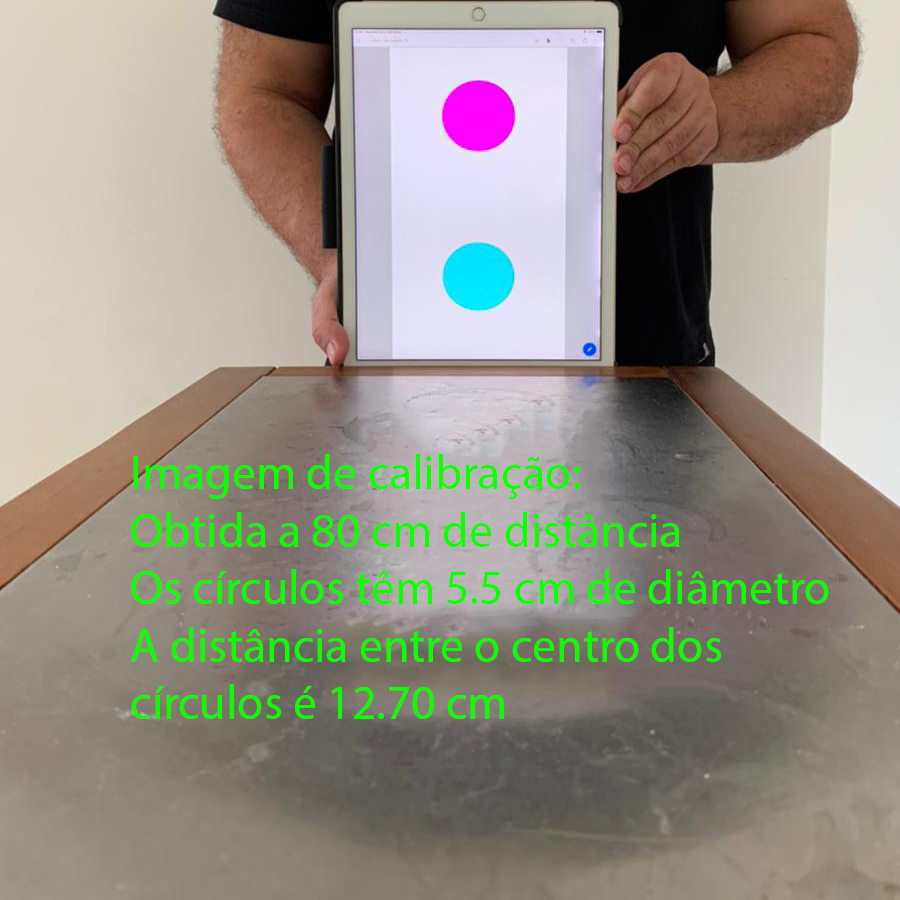
#> input picture robot-aps2-terca02/calib01.jpg, 900 x 900 px; the run also reads 1 picture not shown here
$ jupyter execute Atividade2.ipynb
#> lines starting #> are read from the running program, lines starting #| are printed output that depends on the picture; after the words box and inside, x2 and y2 are one past the last pixel; in counts of white or black regions, pixels touching at a corner belong together; long printed decimals are rounded
### robot-aps2-terca02/fotogrametria.py
#!/usr/bin/python
# -*- coding: utf-8 -*-

# Este NÃO é um programa ROS

from __future__ import print_function, division

import cv2
import os
import sys
import os.path
import numpy as np
import math


# [146 lines left out: functions encontrar_foco, segmenta_circulo_ciano, segmenta_circulo_magenta, encontrar_maior_contorno, encontrar_centro_contorno, calcular_h and 4 more, not called in this run]

### robot-aps2-terca02/Atividade2.ipynb
# Atividade 2 - Visão Computacional

[cell 1]
import cv2
import numpy as np
import matplotlib.pyplot as plt
import fotogrametria
import sys

if (sys.version_info > (3, 0)):
    # Modo Python 3
    import importlib
    importlib.reload(fotogrametria) # Para garantir que o Jupyter sempre relê seu trabalho
else:
    # Modo Python 2
    reload(fotogrametria)

**Deadline: 15/03**

O entregável de toda esta atividade vai ser um código-fonte em *Python*.

Vocês *devem* fazer vídeos demonstrando o resultado e a postar (pode ser privadamente) no YouTube.  Para quem usar Linux o atalho para gravar é Ctrl + Alt + Shift + R

Você pode entregar enviando o código para o Github e postando o vídeo *ou* mostrando ao vivo aos professores

**Não programe no Jupyter** - use um programa Python

Esta entrega vai ser via questionários no Blackboard, em que os links dos vídeos serão entregues. **O código deve ir via Github classroom**.

Você deve ter uma folha com o padrão anexo.
*Dica:* Se não tiver, é possível fazer também com um tablet ou *smartphone*


## Parte 1 - calibração

Ouça a explicação do professor sobre o modelo de câmera *pinhole*  e desenhe a medida $f$ que separa o plano focal da pupila da câmera

Modifique a função `encontrar_foco` do arquivo [fotogrametria.py](fotogrametria.py) para calcular o foco, teste sua função com a celula abaixo

[cell 2]
f = fotogrametria.encontrar_foco(80,12.70,100)
print(f)
# Saida Esperada:
# 629.9212598425197

## Parte 2
### Segmentar os Circulos
Modifique a função `segmenta_circulo_ciano` e `segmenta_circulo_magenta` do arquivo [fotogrametria.py](fotogrametria.py) para segmentar os circulos cianos e magenta

[cell 3]
img = cv2.imread("calib01.jpg")
#> img is the input picture: shape (900, 900, 3); mean B, G, R 133.4, 146.4, 149.6
hsv = cv2.cvtColor(img, cv2.COLOR_BGR2HSV)
#> hsv: shape (900, 900, 3); mean H, S, V 41.8, 49.6, 159.8

segmentado_ciano = fotogrametria.segmenta_circulo_ciano(hsv)
#> in segmenta_circulo_ciano, `mask = cv2.inRange(hsv, hsv1, hsv2)`: mask: shape (900, 900); 0.46% white; 1 white region, box (x1, y1, x2, y2) and area: (443, 243, 514, 310) 3758
segmentado_magenta = fotogrametria.segmenta_circulo_magenta(hsv)
#> in segmenta_circulo_magenta, `mask = cv2.inRange(hsv, hsv1, hsv2)`: mask: shape (900, 900); 0.49% white; 1 white region

f, ax = plt.subplots(1, 3, figsize=(16,6))

ax[0].imshow(cv2.cvtColor(img, cv2.COLOR_BGR2RGB))
ax[1].imshow(segmentado_ciano, cmap="Greys_r")
ax[2].imshow(segmentado_magenta, cmap="Greys_r")

ax[0].set_title('original')
ax[1].set_title('segmentado_ciano')
ax[2].set_title('segmentado_magenta')

ax[0].axis('off')
ax[1].axis('off')
ax[2].axis('off')

plt.show()
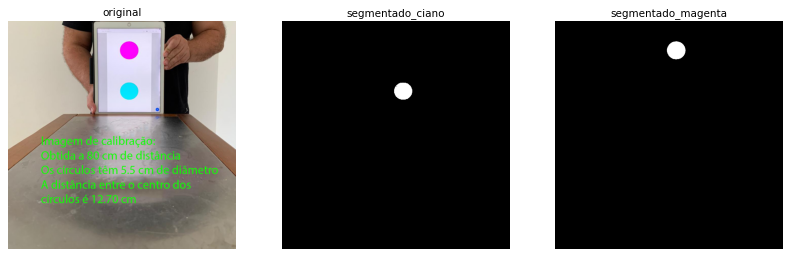
#> figure drawn by matplotlib, 3 panels

# Saida Esperada:
# Uma imagem com o circulo ciano em branco e outro com o magenta

## Parte 3
### Encontrar o maior contorno para cada um dos Circulos
Modifique a função `encontrar_maior_contorno` do arquivo [fotogrametria.py](fotogrametria.py) para calcular apenas o maior contorno do circulo ciano e o maior contorno do circulo magenta.

[cell 4]
# Desenhar os Contornos
    # Ciano
ccontorno_ciano = fotogrametria.encontrar_maior_contorno(segmentado_ciano)
#> in encontrar_maior_contorno, `contornos, arvore = cv2.findContours( segmentado.copy(), cv2.RETR_TREE..`: contornos = 3 contours, 2 with area under 20; largest, box (x1, y1, x2, y2) and area: (443, 243, 514, 310) 3654; arvore = [[-1, -1, 1, -1], [2, -1, -1, 0], [-1, 1, -1, 0]]
#> the loop in encontrar_maior_contorno, `for c in contornos:` made 3 passes
#> after the loop in encontrar_maior_contorno, `for c in contornos:`: maior = contour of 115 points, box (x1, y1, x2, y2) (443, 243, 514, 310), area 3654; maior_area = 3654
#> ccontorno_ciano has the same summary as maior in encontrar_maior_contorno
contornos_img = img.copy()
cv2.drawContours(contornos_img, [ccontorno_ciano], -1, [0, 0, 255], 3)

    # Magenta
contorno_magenta = fotogrametria.encontrar_maior_contorno(segmentado_magenta)
#> in encontrar_maior_contorno (call 2), `contornos, arvore = cv2.findContours( segmentado.copy(), cv2.RETR_TREE..`: contornos = 1 contour; box (x1, y1, x2, y2) and area: (442, 80, 515, 151) 3898; arvore = [[-1, -1, -1, -1]]
#> the loop in encontrar_maior_contorno (call 2), `for c in contornos:` made 1 pass
#> contorno_magenta = contour of 124 points, box (x1, y1, x2, y2) (442, 80, 515, 151), area 3898

cv2.drawContours(contornos_img, [contorno_magenta], -1, [255, 0, 0], 3)

plt.axis('off')
plt.imshow(cv2.cvtColor(contornos_img, cv2.COLOR_BGR2RGB))

# Saida Esperada:
# Uma imagem com o um contorno desenhado em ambos os circulos (Circulo vemermelho no ciano e azul no magenta)

## Parte 4

### Com os contornos, calcular o centro dos círculos
Modifique a função `encontrar_centro_contorno` do arquivo [fotogrametria.py](fotogrametria.py) para calcular a posição, em pixel, do centro de cada circulo.

[cell 5]
# Encontrar Centro dos contornos

centro_ciano = fotogrametria.encontrar_centro_contorno(ccontorno_ciano)
#> in encontrar_centro_contorno, `M = cv2.moments(contorno)`: M = moments, m00 3654, centre m10/m00, m01/m00 = (477.9, 276.3)
#> in encontrar_centro_contorno, `cX = int(M["m10"] / M["m00"])`: cX = 477
#> in encontrar_centro_contorno, `cY = int(M["m01"] / M["m00"])`: cY = 276
#> centro_ciano = (477, 276)
centro_magenta = fotogrametria.encontrar_centro_contorno(contorno_magenta)
#> centro_magenta = (478, 115)

cv2.line(contornos_img, centro_ciano, centro_magenta, (0, 255, 0), thickness=3, lineType=8)

plt.axis('off')
plt.imshow(cv2.cvtColor(contornos_img, cv2.COLOR_BGR2RGB))

# Saida Esperada:
# Uma imagem uma linha no conectando o centros dos circulos

## Parte 5

### Calcular a distancia entre os círculos
Modifique a função `calcular_h` do arquivo [fotogrametria.py](fotogrametria.py) para calcular o valor da distancia vertical entre os circulos e com isso, calcular o foco da camera.

[cell 6]
h = fotogrametria.calcular_h(centro_ciano, centro_magenta)
#> in calcular_h, `x1, y1 = centro_ciano`: x1 = 477; y1 = 276
#> in calcular_h, `x2, y2 = centro_magenta`: x2 = 478; y2 = 115
#> in calcular_h, `h = math.sqrt((x1-x2)**2 + (y1-y2)**2)`: h = 161
#> h = 161

print('Distancia entre os circulos = %s'%h)
#| Distancia entre os circulos = 161
f = fotogrametria.encontrar_foco(80,12.70,h)
#> f = 1014.2

print('Distancia focal = %s'%f)
#| Distancia focal = 1014.173

# Saida Esperada:
# Distancia entre os circulos = 161
# Distancia focal = 1014.1732283464568

## Parte 6

### Calcular até a imagem
Agora, utilizando o foco encontrado e as funções para calcular a distancia dos circulos, modifique as funções `calcular_distancia_entre_circulos` e `encontrar_distancia` do arquivo [fotogrametria.py](fotogrametria.py) para calcular a distancia entre os circulos, e com o foco, a distancia, em cm, até a imagem.

[cell 7]
img_test = cv2.imread("test01.jpg")
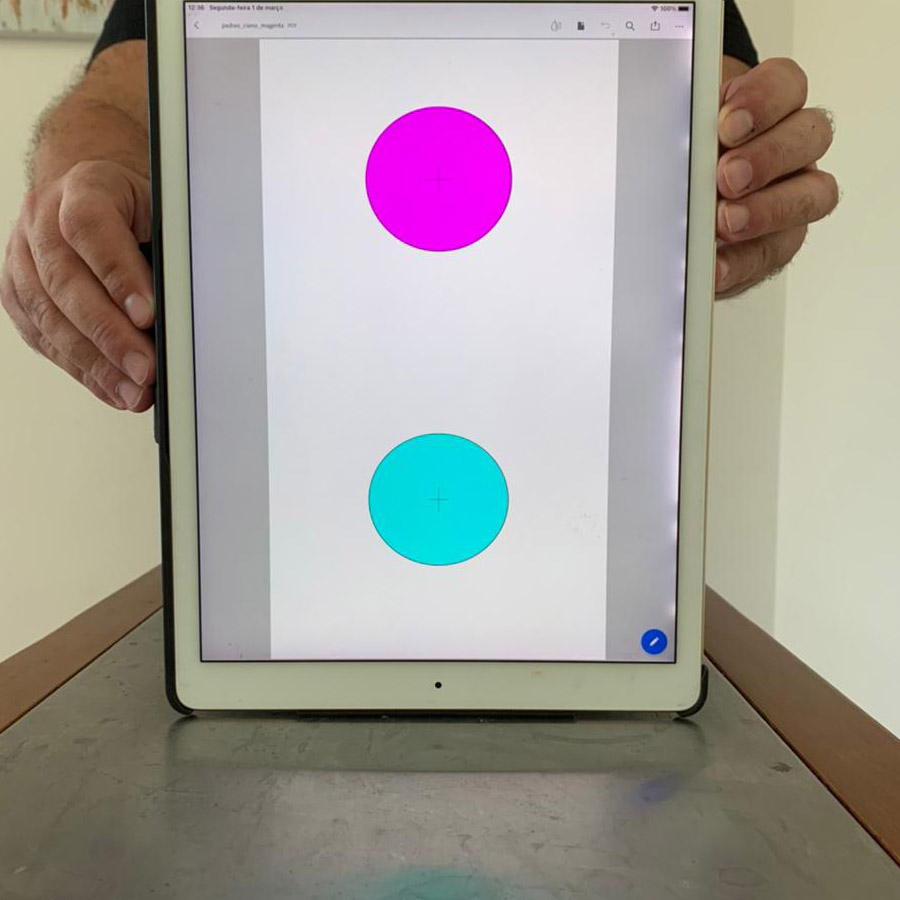
#> input picture robot-aps2-terca02/test01.jpg, 900 x 900 px
#> img_test is the input picture: shape (900, 900, 3); mean B, G, R 151.2, 156.6, 162.8

h, centro_ciano, centro_magenta, contornos_img = fotogrametria.calcular_distancia_entre_circulos(img_test)
#> in calcular_distancia_entre_circulos, `hsv = cv2.cvtColor(img, cv2.COLOR_BGR2HSV)`: hsv: shape (900, 900, 3); mean H, S, V 62.4, 48.3, 169
#> in segmenta_circulo_ciano (call 2), `mask = cv2.inRange(hsv, hsv1, hsv2)`: mask: shape (900, 900); 1.8% white; 1 white region, box (x1, y1, x2, y2) and area: (369, 434, 508, 566) 14431
#> in segmenta_circulo_magenta (call 2), `mask = cv2.inRange(hsv, hsv1, hsv2)`:
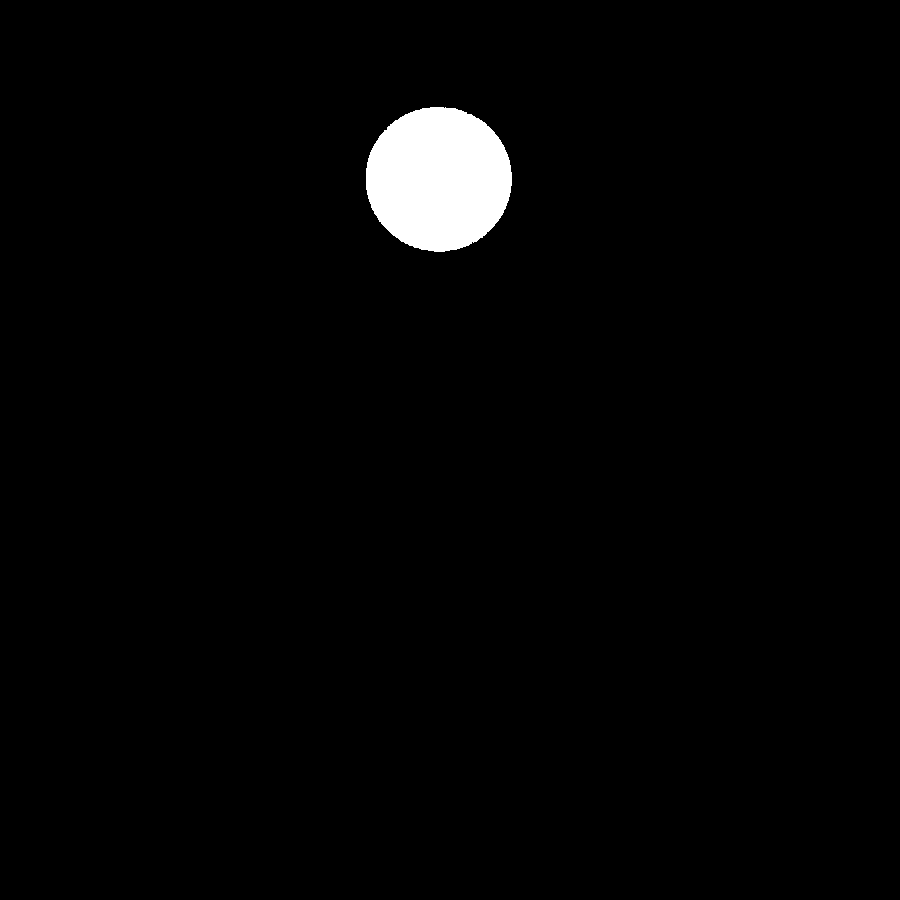
#> mask: shape (900, 900); 2.1% white; 1 white region
#> in encontrar_maior_contorno (call 3), `contornos, arvore = cv2.findContours( segmentado.copy(), cv2.RETR_TREE..`: contornos = 1 contour; box (x1, y1, x2, y2) and area: (369, 434, 508, 566) 14228
#> in calcular_distancia_entre_circulos, `contorno_ciano = encontrar_maior_contorno(segmentado_ciano)`: contorno_ciano = contour of 204 points, box (x1, y1, x2, y2) (369, 434, 508, 566), area 14228
#> in encontrar_maior_contorno (call 4), `contornos, arvore = cv2.findContours( segmentado.copy(), cv2.RETR_TREE..`: contornos = 1 contour; box (x1, y1, x2, y2) and area: (366, 107, 512, 252) 16403
#> in calcular_distancia_entre_circulos, `contorno_magenta = encontrar_maior_contorno(segmentado_magenta)`: contorno_magenta = contour of 202 points, box (x1, y1, x2, y2) (366, 107, 512, 252), area 16403
#> in calcular_distancia_entre_circulos, `centro_ciano = encontrar_centro_contorno(contorno_ciano)`: centro_ciano = (437, 499)
#> in calcular_distancia_entre_circulos, `centro_magenta = encontrar_centro_contorno(contorno_magenta)`: centro_magenta = (438, 178)
#> in calcular_distancia_entre_circulos, `h = calcular_h(centro_ciano, centro_magenta)`: h = 321
#> h = 321; centro_ciano = (437, 499); centro_magenta = (438, 178)
d = fotogrametria.encontrar_distancia(f,12.70,h)
#> in encontrar_distancia, `D = (f*H)/h`: D = 40.12
#> d = 40.12

print('Distancia ate a imagem = %s'%d)
#| Distancia ate a imagem = 40.125

# Saida Esperada:
# Distancia ate a imagem = 40.124610591900314

## Parte 7

### Calcular angulo
Modifique a função `calcular_angulo_com_horinzontal_da_imagem` do arquivo [fotogrametria.py](fotogrametria.py) para calcular o angulo dos circulos com relação a horizontal da imagem

[cell 8]
img_test = cv2.imread("angulo04.jpg")
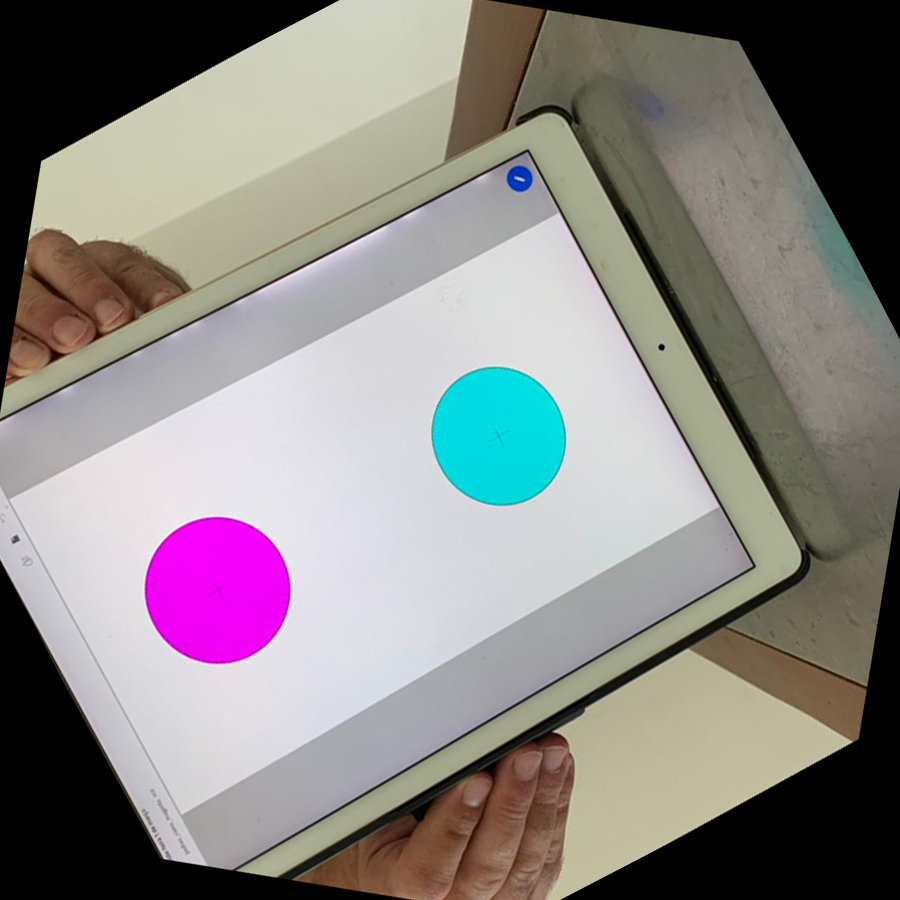
#> input picture robot-aps2-terca02/angulo04.jpg, 900 x 900 px
#> img_test is the input picture: shape (900, 900, 3); mean B, G, R 132.6, 134.2, 138.4

h, centro_ciano, centro_magenta, contornos_img = fotogrametria.calcular_distancia_entre_circulos(img_test)
#> in calcular_distancia_entre_circulos (call 2), `hsv = cv2.cvtColor(img, cv2.COLOR_BGR2HSV)`: hsv: shape (900, 900, 3); mean H, S, V 57.8, 37.4, 144.5
#> in segmenta_circulo_ciano (call 3), `mask = cv2.inRange(hsv, hsv1, hsv2)`: mask: shape (900, 900); 1.8% white; 1 white region, box (x1, y1, x2, y2) and area: (432, 367, 566, 506) 14440
#> in segmenta_circulo_magenta (call 3), `mask = cv2.inRange(hsv, hsv1, hsv2)`: mask: shape (900, 900); 2.1% white; 1 white region
#> in encontrar_maior_contorno (call 5), `contornos, arvore = cv2.findContours( segmentado.copy(), cv2.RETR_TREE..`: contornos = 2 contours, 1 with area under 20; largest, box (x1, y1, x2, y2) and area: (432, 367, 566, 506) 14246; arvore = [[-1, -1, 1, -1], [-1, -1, -1, 0]]
#> in encontrar_maior_contorno (call 6), `contornos, arvore = cv2.findContours( segmentado.copy(), cv2.RETR_TREE..`: contornos = 1 contour; box (x1, y1, x2, y2) and area: (145, 517, 290, 664) 16408; arvore = [[-1, -1, -1, -1]]
#> h = 320; centro_ciano = (498, 435); centro_magenta = (217, 589)
d = fotogrametria.encontrar_distancia(f,12.70,h)
#> d = 40.25

angulo = fotogrametria.calcular_angulo_com_horinzontal_da_imagem(centro_ciano, centro_magenta)
#> in calcular_angulo_com_horinzontal_da_imagem, `x1, y1 = centro_ciano`: x1 = 498; y1 = 435
#> in calcular_angulo_com_horinzontal_da_imagem, `x2, y2 = centro_magenta`: x2 = 217; y2 = 589
#> in calcular_angulo_com_horinzontal_da_imagem, `h = calcular_h(centro_ciano, centro_magenta)`: h = 320
#> in calcular_angulo_com_horinzontal_da_imagem, `angulo = math.degrees(math.acos((x1-x2)/h))`: angulo = 28.58
#> angulo = 28.58

print('Angulo de %s graus'%angulo)
#| Angulo de 28.583 graus

# Saida Esperada:
# angulo01.jpg: Angulo de 90.0 graus
# angulo02.jpg: Angulo de 141.98362315755637 graus
# angulo03.jpg: Angulo de 178.92917554521327 graus
# angulo04.jpg: Angulo de 28.72462296098617 graus

# Parte 8

Aplique Hough Circles para encontrar o centro e raio dos círculos presentes na imagem.

Sua função deve desenhar na imagem os círculos encontrados e desenhá-los na tela. Faça na função `encontrar_circulos`

[cell 9]
img = cv2.imread("angulo02.jpg")
output = fotogrametria.encontrar_circulos(img)
#> in encontrar_circulos, `v = np.median(gray)`: v = 163
#> in encontrar_circulos, `lower = int(max(0, (1.0 - sigma) * v))`: lower = 109
#> in encontrar_circulos, `upper = int(min(255, (1.0 + sigma) * v))`: upper = 216
#> in encontrar_circulos, `bordas = cv2.Canny(gray, lower, upper)`: bordas: shape (900, 900); 2.2% white in thin lines or dots
#> in encontrar_circulos, `circles = cv2.HoughCircles(bordas, cv2.HOUGH_GRADIENT, 2, 40, param1=5..`: circles = [[655, 275, 73.2], [403, 469, 68]]
#> in encontrar_circulos, `circles = np.uint16(np.around(circles))`: circles = [[655, 275, 73], [403, 469, 68]]
#> output = [[655, 275, 73], [403, 469, 68]]

for i in output[0,:]:
    # Desenhnado o contorno do circulo
    cv2.circle(img,(i[0],i[1]),i[2],(0,0,255),3)
    # Desenhando o centro do circulo
    cv2.circle(img,(i[0],i[1]),3,(255,0,0),3)
#> this loop made 2 passes
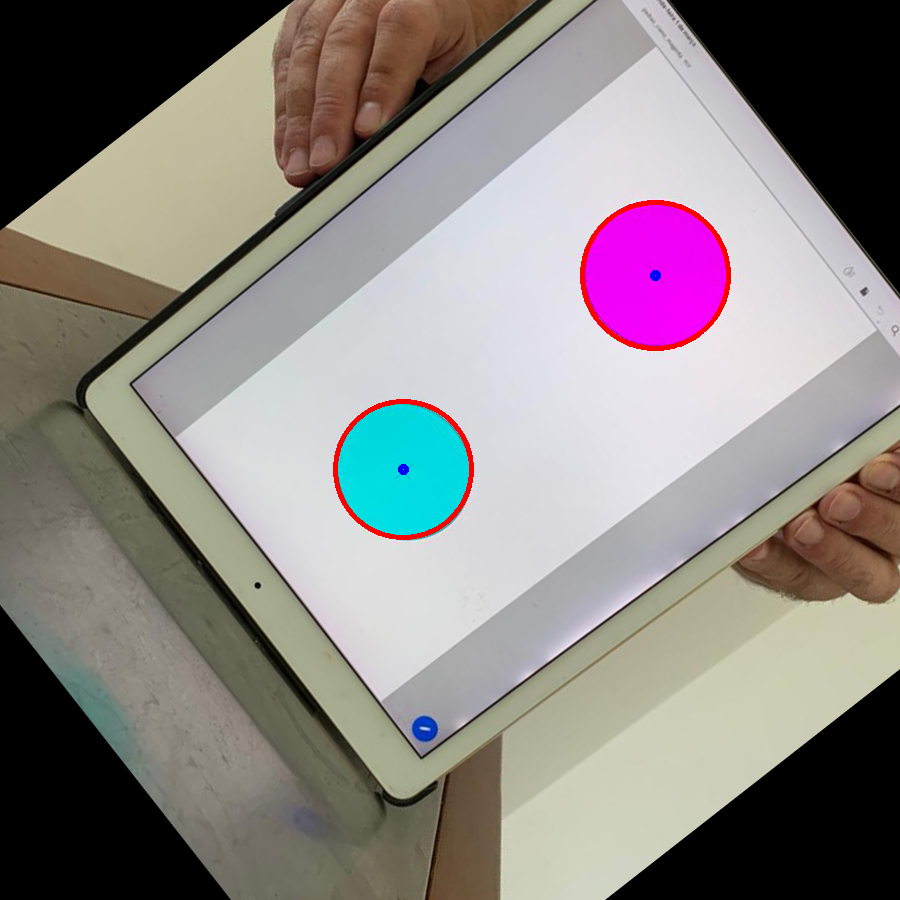
#> img: shape (900, 900, 3); mean B, G, R 132.5, 134.6, 140.1

plt.imshow(cv2.cvtColor(img, cv2.COLOR_BGR2RGB));

## Parte 9

### Repetir para um stream de video
Agora, modifique a função `calcular_e_desenhar_na_image_da_webcam` do arquivo [webcam.py](webcam.py) e repita todos os passos anteriores em um stream de video, desenhando os contornos na saida e escrevendo a distancia até a camera e o angulo em um canto da imagem.

Para escrever na imagem veja os exemplos em [draw_circles_video](https://github.com/Insper/robot21.1/blob/main/aula02/python/draw_circles_video.py) ou se baseie no texto abaixo.

[cell 10]
font = cv2.FONT_HERSHEY_SIMPLEX
#> font = 0

def texto(img, a, p, color=(0,255,255), font=font, width=2, size=1 ):
    """Escreve na img RGB dada a string a na posição definida pela tupla p"""
#> called with a = 'Texto TESTE', p = (50, 50), color = (0, 255, 255), font = 0, width = 2, size = 1
    cv2.putText(img, str(a), p, font,size,color,width,cv2.LINE_AA)
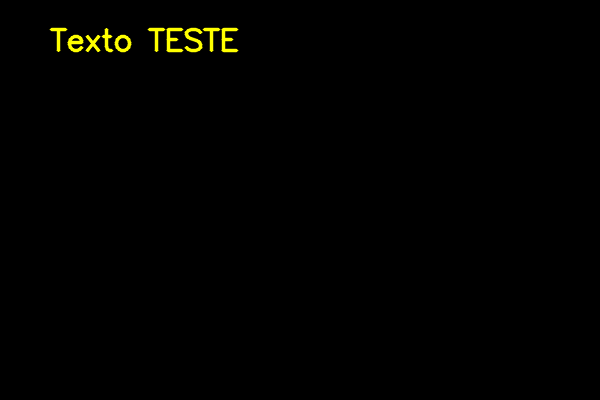
#> img: shape (400, 600, 3); mean of channels 0, 1, 2 0, 1.6, 1.6; drawn as B, G, R
